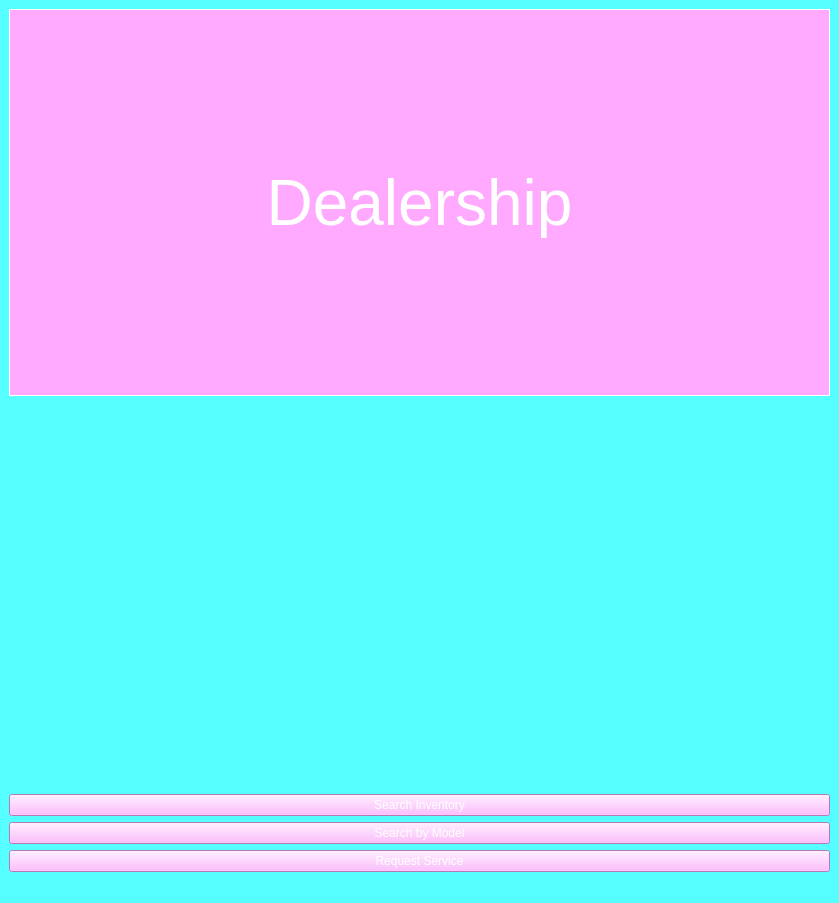
<?xml version="1.0" encoding="UTF-8"?>
<ui version="4.0">
 <class>MainWindow</class>
 <widget class="QMainWindow" name="MainWindow">
  <property name="geometry">
   <rect>
    <x>0</x>
    <y>0</y>
    <width>839</width>
    <height>903</height>
   </rect>
  </property>
  <property name="windowTitle">
   <string>MainWindow</string>
  </property>
  <property name="styleSheet">
   <string notr="true">background-color: rgb(85, 255, 255);</string>
  </property>
  <widget class="QWidget" name="centralwidget">
   <layout class="QVBoxLayout" name="verticalLayout">
    <item>
     <widget class="QLabel" name="label">
      <property name="font">
       <font>
        <family>MS UI Gothic</family>
        <pointsize>48</pointsize>
        <weight>50</weight>
        <italic>false</italic>
        <bold>false</bold>
       </font>
      </property>
      <property name="autoFillBackground">
       <bool>false</bool>
      </property>
      <property name="styleSheet">
       <string notr="true">font: 48pt &quot;MS UI Gothic&quot;;
background-color: rgb(255, 170, 255);
color: rgb(255, 255, 255);</string>
      </property>
      <property name="frameShape">
       <enum>QFrame::Panel</enum>
      </property>
      <property name="text">
       <string>Dealership</string>
      </property>
      <property name="alignment">
       <set>Qt::AlignCenter</set>
      </property>
      <property name="wordWrap">
       <bool>false</bool>
      </property>
     </widget>
    </item>
    <item>
     <layout class="QVBoxLayout" name="verticalLayout_3">
      <item>
       <widget class="QLabel" name="label_2">
        <property name="text">
         <string/>
        </property>
        <property name="pixmap">
         <pixmap>../../../Pictures/2021_bmw_m3.jpg</pixmap>
        </property>
        <property name="scaledContents">
         <bool>true</bool>
        </property>
       </widget>
      </item>
     </layout>
    </item>
    <item>
     <widget class="QPushButton" name="dataButton">
      <property name="styleSheet">
       <string notr="true">background-color: rgb(255, 170, 255);
color: rgb(255, 255, 255);
font: 75 16pt &quot;MS Shell Dlg 2&quot;;</string>
      </property>
      <property name="text">
       <string>Search Inventory</string>
      </property>
     </widget>
    </item>
    <item>
     <widget class="QPushButton" name="CarData">
      <property name="styleSheet">
       <string notr="true">background-color: rgb(255, 170, 255);
color: rgb(255, 255, 255);
font: 75 16pt &quot;MS Shell Dlg 2&quot;;</string>
      </property>
      <property name="text">
       <string>Search by Model</string>
      </property>
     </widget>
    </item>
    <item>
     <widget class="QPushButton" name="Push">
      <property name="styleSheet">
       <string notr="true">background-color: rgb(255, 170, 255);
color: rgb(255, 255, 255);
font: 75 16pt &quot;MS Shell Dlg 2&quot;;</string>
      </property>
      <property name="text">
       <string>Request Service</string>
      </property>
     </widget>
    </item>
   </layout>
  </widget>
  <widget class="QMenuBar" name="menubar">
   <property name="geometry">
    <rect>
     <x>0</x>
     <y>0</y>
     <width>839</width>
     <height>26</height>
    </rect>
   </property>
  </widget>
  <widget class="QStatusBar" name="statusbar"/>
 </widget>
 <resources/>
 <connections/>
</ui>
